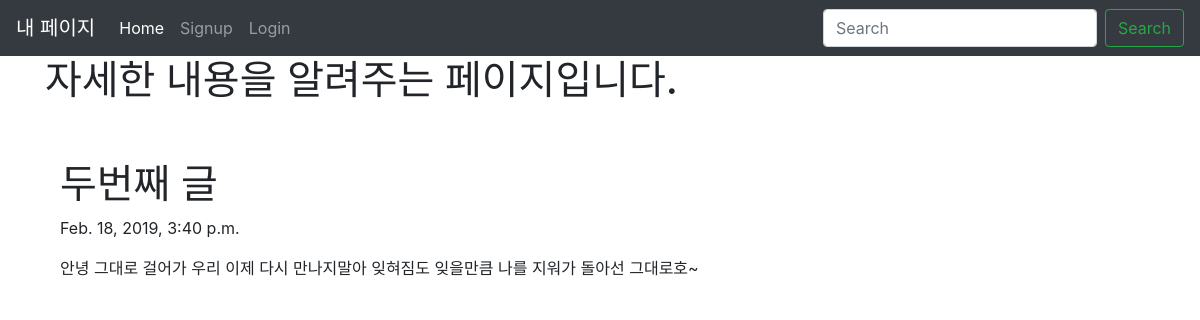
Page /blog/3 on the committed database.
### blogapp/models.py (models this page shows, shortened)
class Blog(models.Model):
    title = models.CharField(max_length=200)
    pub_date = models.DateTimeField('date published')
    body = models.TextField()

### blogapp/views.py (the view)
# urls.py: path('blog/<int:blog_id>', blogapp.views.detail,name = 'detail'),
def detail(request, blog_id):
    details = get_object_or_404(Blog, pk = blog_id)
    return render(request,'detail.html', {'details':details})

### blogapp/templates/detail.html
{% extends 'base.html' %}
{% block content %}
<h1> 자세한 내용을 알려주는 페이지입니다. </h1>
    <div class="container">
        <br><br>
        <h1>{{details.title}}</h1>
        <p>{{details.pub_date}}</p>
        <p>{{details.body}}</p>
    </div>
{% endblock %}

### rows in the picture
Blog: title "두번째 글", pub_date "Feb. 18, 2019, 3:40 p.m.", body "안녕 그대로 걸어가 우리 이제 다시 만나지말아 잊혀짐도 잊을만큼 나를 지워가 돌아선 그대로호~"
